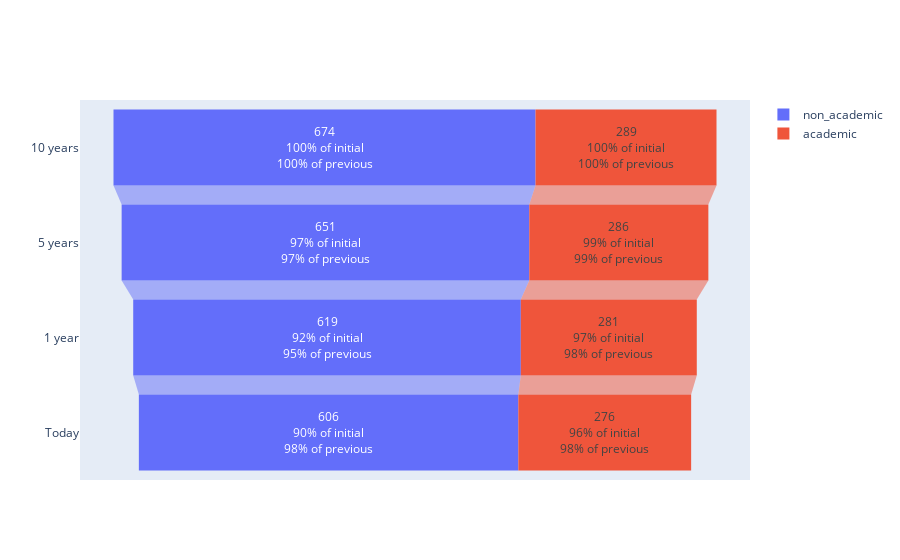

Source (notebook cell):
### Code cell
fig = go.Figure()
fig.add_trace(get_funnel(pm, "peso0_30", bad_preservation0_10, levels, "non_academic", sdata[sdata.academic==0]))
fig.add_trace(get_funnel(pm, "peso0_30", bad_preservation0_10, levels, "academic", sdata[sdata.academic==1]))

### Figure 1 — Plotly figure (JSON) as saved in the notebook; plotly's stock layout.template omitted (floating-point values rounded to 4 significant figures)
{"data": [{"name": "non_academic", "textinfo": "value+percent previous+percent initial", "type": "funnel", "x": [674, 651, 619, 606], "y": ["10 years", "5 years", "1 year", "Today"]}, {"name": "academic", "textinfo": "value+percent previous+percent initial", "type": "funnel", "x": [289, 286, 281, 276], "y": ["10 years", "5 years", "1 year", "Today"]}], "layout": {}}
